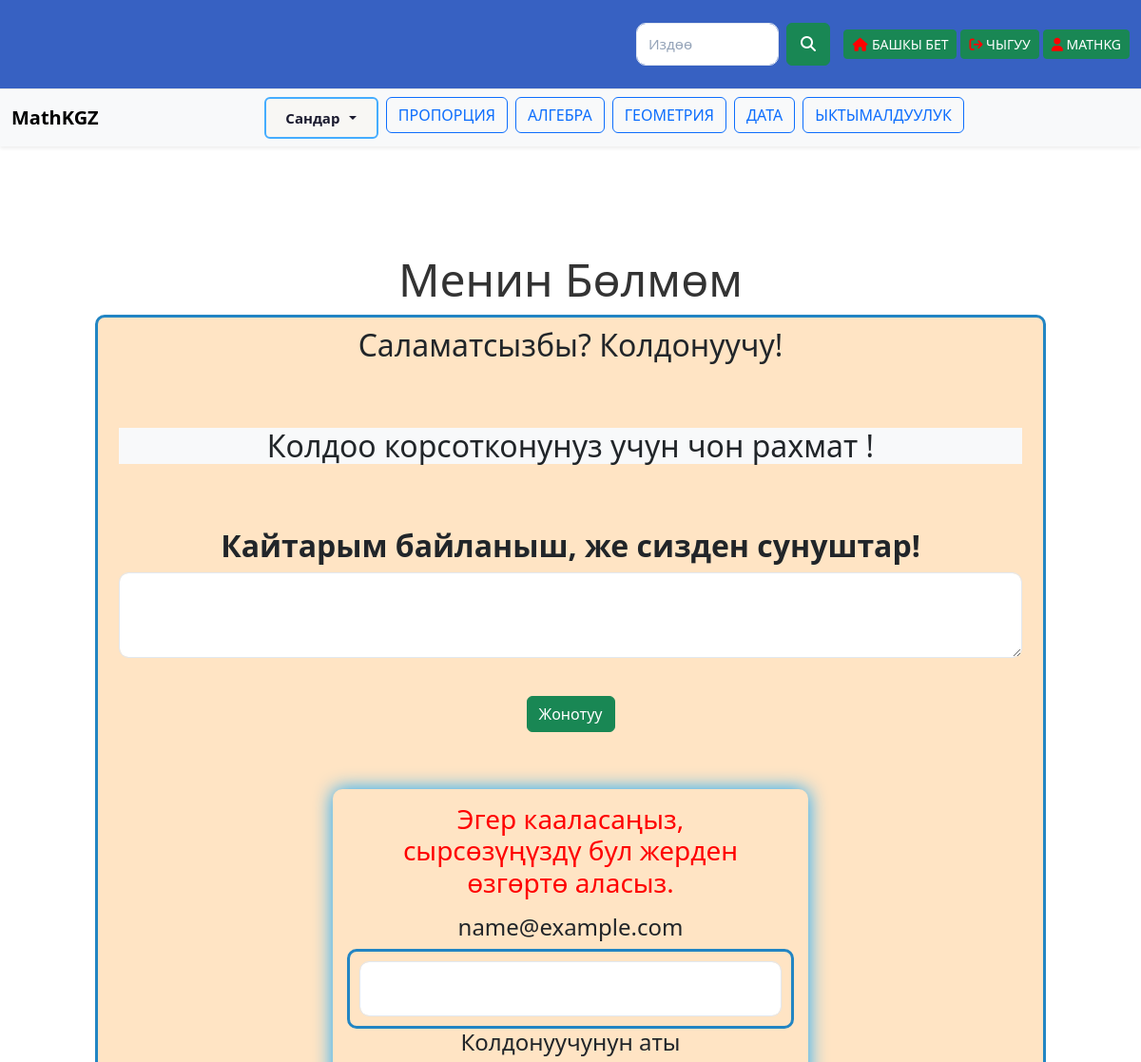
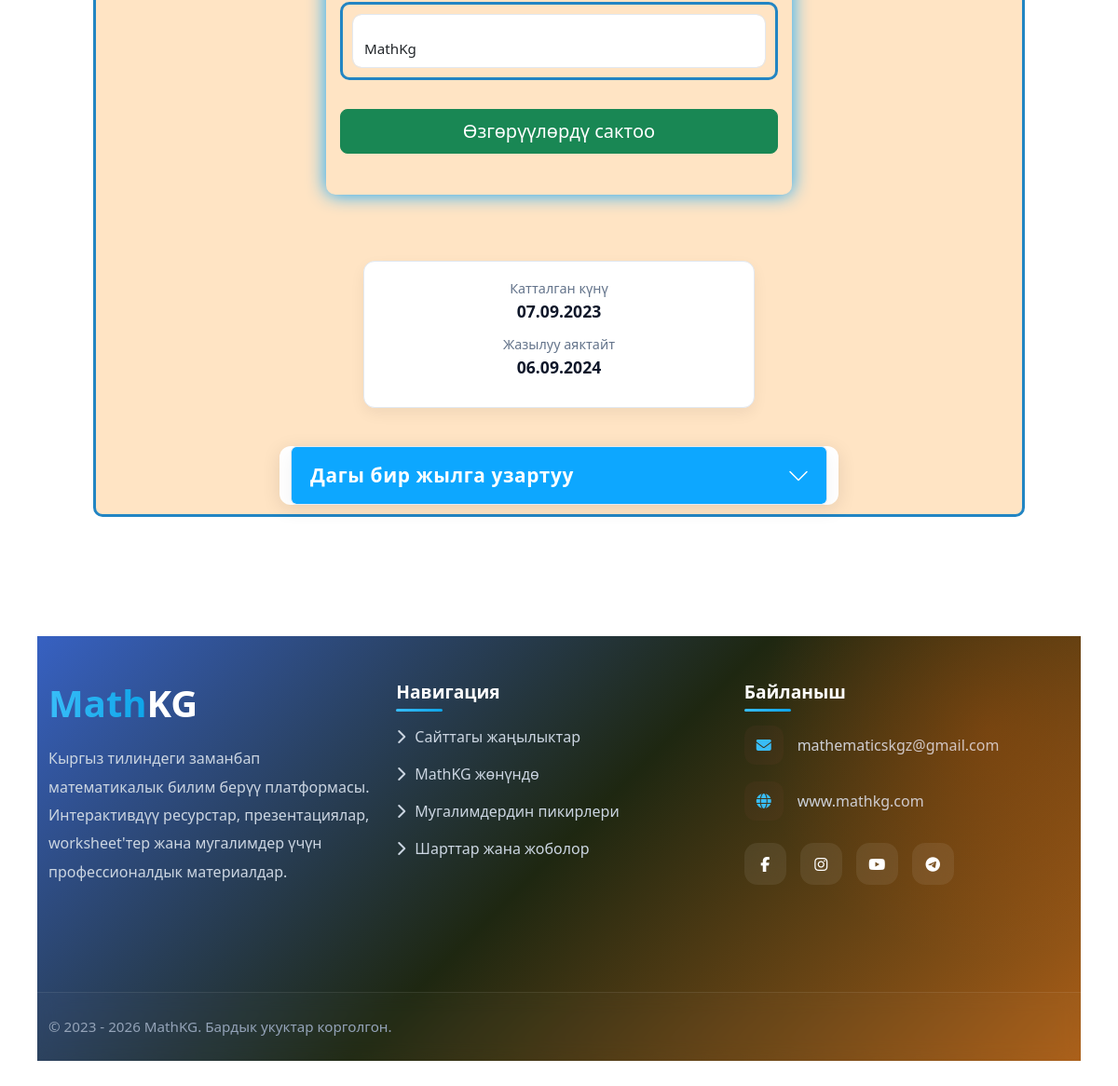
/account/ (signed in), run on the app's committed database (2 pictures, top to bottom).
### apps/account/models.py (models this page shows, shortened)
class Account(AbstractBaseUser):
    email                   = models.EmailField(verbose_name="email", max_length=60, unique=True)
    username                = models.CharField(max_length=30, unique=True)
    date_joined             = models.DateTimeField(verbose_name='date joined', auto_now_add=True) #date joined
    last_login              = models.DateTimeField(verbose_name='last_login', auto_now=True)
    is_admin                = models.BooleanField(default=False)
    is_active               = models.BooleanField(default=False) #activation of user
    is_staff                = models.BooleanField(default=False)
    is_superuser            = models.BooleanField(default=False)
    subscription_end = models.DateField(null=True, blank=True)
    USERNAME_FIELD = 'email'
    REQUIRED_FIELDS = ['username',]  #'first_name' we can add a list
    objects = MyAccountManager()

### apps/resources/models.py (models this page shows, shortened)
class MenuItem(models.Model):
    title = models.CharField(max_length=200)
    parent = models.ForeignKey(
        'self',
        null=True,
        blank=True,
        on_delete=models.CASCADE,
        related_name='children'
    )
    url_name = models.CharField(
        max_length=200,
        blank=True,
        null=True
    )
    slug = models.SlugField(
    blank=True,
    null=True
    )
    order = models.PositiveIntegerField(default=0)
    class Meta:
        ordering = ['order']

### apps/account/views.py (the view)
# urls.py: path('account/', account_view, name='account'),
def account_view(request):
    if not request.user.is_authenticated:
        return redirect("login")
    user = request.user
    today = date.today()
    if user.subscription_end:
        subscription_end = user.subscription_end
    else:
        subscription_end = user.date_joined.date() + timedelta(days=365)
    days_left = (subscription_end - today).days
    days_passed = abs(days_left)
    if days_left > 7:
        status_color = "success"
    elif days_left > 0:
        status_color = "warning"
    else:
        status_color = "danger"
    context = {
        'account_form': AccountUpdateForm(instance=user),
        'subscription_end': subscription_end,
        'days_left': days_left,
        'days_passed': days_passed,   # ✅ NEW
        'status_color': status_color,
    }
    return render(request, 'account/account.html', context)

### apps/account/forms.py (shortened to what this page needs)
class AccountUpdateForm(forms.ModelForm):
    class Meta:
        model=Account
        fields = ('email', 'username')

### apps/resources/views/context_processors.py (called while the page is built)
def menu_items(request):
    return {
        "menu_items": MenuItem.objects.filter(
            parent__isnull=True          # ← use isnull=True, not parent=None
        ).prefetch_related(
            "children",
            "children__children",
            "children__children__children", "children__children__children__children"
        ).order_by('order')
    }

### apps/account/templates/account/account.html (shortened to what this page needs)
{% extends 'base/base.html' %}
{% load static %}
{% load crispy_forms_tags %}
{% block content %}
<div
  class="container d-flex flex-column justify-content-center align-items-center"
>
  <div class="position-relative p-5 text-center" style="margin-top: 10%">
    <h3 style="font-size: 3rem; color: #333; text-align: center">
      Менин Бөлмөм
    </h3>
    <div
      class="row align-items-md-stretch custom_border"
      style="background-color: bisque"
    >
      <h2>Саламатсызбы? Колдонуучу!</h2>
      <div>
        <div class="justify-content-center align-items-center bg-body-tertiary">
          <h2>Колдоо корсотконунуз учун чон рахмат !</h2>
        </div>
      </div>
      <div>
        <div class=" ">
          <div class="">
            <h2 class="fw-bold">Кайтарым байланыш, же сизден сунуштар!</h2>
            <textarea
              class="form-control custom_border"
              id="exampleFormControlTextarea1"
              rows="3"
            ></textarea>
          </div>
        </div>
      </div>
      <div class="">
        <div class="h-100 rounded-1">
          <button type="button" class="btn btn-success">Жонотуу</button>
        </div>
      </div>
      <form class="form-signin m-auto mainshadow" method="post">
        <h1 class="h3 mb-3 fw-normal" style="color: red">
          Эгер кааласаңыз, сырсөзүңүздү бул жерден өзгөртө аласыз.
        </h1>
        <label for="email">
          <h4>name@example.com</h4>
        </label>
        <div class="form-floating custom_border">
          <input
            type="password "
            id="email"
            class="form-control"
            name="email"
            value="{{account.initial.email}}"
          />
        </div>
        <label for="username">
          <h4>Колдонуучунун аты</h4>
        </label>
        <div class="form-floating custom_border">
          <input
            type="password "
            class="form-control"
            name="username"
            id="floatingUsername"
            value="{{account_form.initial.username}}"
          />
        </div>
        <button class="w-100 btn btn-lg btn-success" type="submit">
          Өзгөрүүлөрдү сактоо
        </button>
      </form>
      <div class="subscription-wrapper">
        <div class="subscription-info text-center">
          <div class="info-row">
            <span class="label">Катталган күнү</span>
            <span class="value">{{ user.date_joined|date:"d.m.Y" }}</span>
          </div>
          <div class="info-row">
            <span class="label">Жазылуу аяктайт</span>
            <span class="value">{{ subscription_end|date:"d.m.Y" }}</span>
          </div>
        </div>
      </div>
      <div class="accordion" id="subscriptionAccordion">
        <div class="accordion-item">
          <h2 class="accordion-header">
            <button class="accordion-button collapsed big-accordion-btn"
            type="button"
            data-bs-toggle="collapse"
            data-bs-target="#collapseOne">
            Дагы бир жылга узартуу
            </button>
          </h2>
        </div>
      </div>
      </div>
    </div>
  </div>
</div>
{% endblock content %}

### templates/snippets/header.html (shortened to what this page needs)
{% load static %}
{% load menu_tags %}
<link rel="stylesheet" href="{% static 'css/header.css' %}">
<link rel="stylesheet" href="{% static 'css/menu.css' %}">
<link rel="stylesheet" href="{% static 'css/responsive.css' %}">
<div class="fixed-top shadow-sm">
  <nav class="navbar navbar-expand-lg py-4" aria-label="Top navbar"
       style="background: linear-gradient(135deg, #3761c2, #3761c2, #3761c2);">
    <div class="container-fluid">
      <div class="collapse navbar-collapse" id="navbarNav">
         <ul class="navbar-nav ms-auto align-items-center">
          <li class="nav-item" id="searchForm">
            <form class="d-flex my-1 my-lg-0">
              <input class="form-control me-2" type="search" placeholder="Издөө" style="width: 150px;" aria-label="Search">
              <button class="btn btn-success" type="submit"><i class="fa fa-fw fa-search"></i></button>
            </form>
          </li>
          <li class="nav-item d-flex flex-wrap gap-1 ms-lg-2">
            {% if request.user.is_authenticated %}
              <a class="btn btn-success btn-sm topMenu text-uppercase" href="{% url 'home' %}">
                <i class="fa fa-fw fa-home" style="color:red"></i> Башкы бет
              </a>
              <a class="btn btn-success btn-sm topMenu text-uppercase" href="{% url 'logout' %}">
                <i class="fa fa-sign-out" style="color:red"></i> Чыгуу
              </a>
              <a class="btn btn-success btn-sm topMenu text-uppercase" href="{% url 'account' %}">
                <i class="fa fa-user" style="color:red;"></i> {{ request.user.username }}
              </a>
            {% endif %}
          </li>
        </ul>
      </div>
    </div>
  </nav>
  <nav class="navbar navbar-expand-lg bg-light border-top">
    <div class="container-fluid">
      <a class="navbar-brand fw-bold" href="#">MathKGZ</a>
          <ul class="navbar-nav justify-content-center flex-grow-1 pe-3 d-flex flex-row flex-wrap gap-2">
            {% include "partials/menu_node.html" with nodes=menu_items parent=False only %}
          </ul>
        </div>
      </div>

### templates/partials/menu_node.html (shortened to what this page needs)
{% load static %}
{% for item in nodes %}
    {% if item.children.all %}
        <li class="{% if parent %}dropdown-submenu{% else %}nav-item dropdown{% endif %}">
            <a href="#"
               class="{% if parent %}dropdown-item{% else %}mymenu dropdown-toggle{% endif %}"
               {% if not parent %}data-bs-toggle="dropdown" aria-expanded="false"{% endif %}>
                <span>{{ item.title }}</span>
            </a>
        </li>
    {% else %}
        <li class="{% if parent %}dropdown-leaf{% else %}nav-item{% endif %}">
            <a href="{% if item.url_name %}{% url item.url_name %}{% else %}#{% endif %}"
               class="{% if parent %}dropdown-item{% else %}btn btn-outline-primary mymenuSize text-uppercase{% endif %}">
                {{ item.title }}
            </a>
        </li>
    {% endif %}
{% endfor %}

### static/css/main.css (style rules this page uses)
body { font-family: 'Alegreya Sans', sans-serif; background-color: #ffffff; }
h1 { display: flex; align-items: center; }
h1::before, h1::after { content: ''; flex: 1; height: 8px; background-color: rgb(13, 167, 255); }
h1::before { margin-right: 1.5rem; }
h1::after { margin-left: 1.5rem; }

### static/css/header.css (style rules this page uses)
body { min-height: 100%; margin: 0; padding: 0; width: 100%; overflow-x: hidden; }
html { height: 100%; text-align: left; }
.container { width: 100%; }
.navbar { z-index: 200; }
.navbar+.navbar { z-index: 80; top:10%; }
a { color: rgb(0, 0, 0); text-decoration: none; line-height: 1.5rem; }

### static/css/menu.css (style rules this page uses)
.navbar-nav { gap: 6px; }
.navbar-nav > li { position: relative; }
.mymenu { min-width: 120px; height: 44px; padding: 0 16px; background: #f8f7f4; color: #1a1a2e; border: 2px solid #45adff; border-radius: 6px; font-size: 15px; font-weight: 600; display: flex; align-items: center; justify-content: center; gap: 6px; text-decoration: none; transition: background .15s, color .15s; }

### templates/base/base.html (style rules this page uses)
body { font-family: 'Alegreya Sans', Arial, Helvetica, sans-serif; background-color: #ffffff; min-height: 100vh; }
h1::before { content: ''; flex: 1; margin-right: 1.5rem; height: 8px; background-color: rgb(13, 167, 255); font-size: 3rem; text-align: center; }
h1::after { content: ''; flex: 1; margin-left: 1.5rem; height: 8px; background-color: rgb(13, 167, 255); font-size: 3rem; text-align: center; }

### apps/account/templates/account/account.html (style rules this page uses)
.mainshadow { box-shadow: 0 0 20px rgb(13, 167, 255); }
.form-signin { padding: 15px; position: relative; width: 100%; height: auto; }
.container { width: 100%; }
.h3 { text-align: center; }
body { align-items: center; }
.form-signin { max-width: 500px; padding: 15px; border-radius: 2%; }
h1 { display: flex; align-items: center; font-size: 4vw; }
h3 { display: inline-block !important; font-size: 2vw; }
.custom_border { border: 3px solid rgb(34, 133, 195); border-radius: 10px; padding: 10px; box-sizing: border-box; }
.custom_border h1 { white-space: normal; word-wrap: break-word; overflow-wrap: break-word; }
* { margin: 0; padding: 0; box-sizing: border-box; }
body { font-family: "Segoe UI", Tahoma, Geneva, Verdana, sans-serif; background: white; padding: 40px; }
.accordion { max-width: 600px; margin: 0 auto; background: white; border-radius: 12px; box-shadow: 0 4px 20px rgba(0, 0, 0, 0.1); overflow: hidden; }
.accordion-item { border-radius: 12px; overflow: hidden; border: 1px solid #E2E8F0; box-shadow: 0 8px 20px rgba(0,0,0,0.05); }
.accordion-button { font-weight: 600; font-size: 1.05rem; letter-spacing: 0.03em; background-color: #F8FAFC; }
.form-control { border-radius: 10px; padding: 10px 12px; border: 1px solid #E2E8F0; font-size: 0.95rem; transition: all 0.2s ease; }
.form-control::placeholder { color: #94A3B8; }
.big-accordion-btn { font-size: 1.3rem; font-weight: 700; padding: 18px 20px; background: rgb(13, 167, 255); color: white; border-radius: 12px; letter-spacing: 0.03em; transition: all 0.2s ease; }
.big-accordion-btn::after { filter: brightness(0) invert(1); transform: scale(1.2); }
.subscription-wrapper { display: flex; justify-content: center; align-items: center; margin-top: 30px; }
.subscription-info { width: 100%; max-width: 420px; padding: 18px; border-radius: 12px; background: #ffffff; border: 1px solid #e2e8f0; box-shadow: 0 6px 16px rgba(0,0,0,0.06); text-align: center; }
.info-row { margin-bottom: 12px; }
.label { display: block; font-size: 0.9rem; color: #64748b; }
.value { display: block; font-size: 1.1rem; font-weight: 600; color: #0f172a; }

### data on the page
Account: user.username "MATHKG", username "MathKg", date_joined "07.09.2023"
MenuItem: title "Сандар"
MenuItem: title "ПРОПОРЦИЯ"
MenuItem: title "АЛГЕБРА"
MenuItem: title "ГЕОМЕТРИЯ"
MenuItem: title "ДАТА"
MenuItem: title "ЫКТЫМАЛДУУЛУК"

### other printed values
{{ subscription_end|date:"d.m.Y" }} "06.09.2024"
